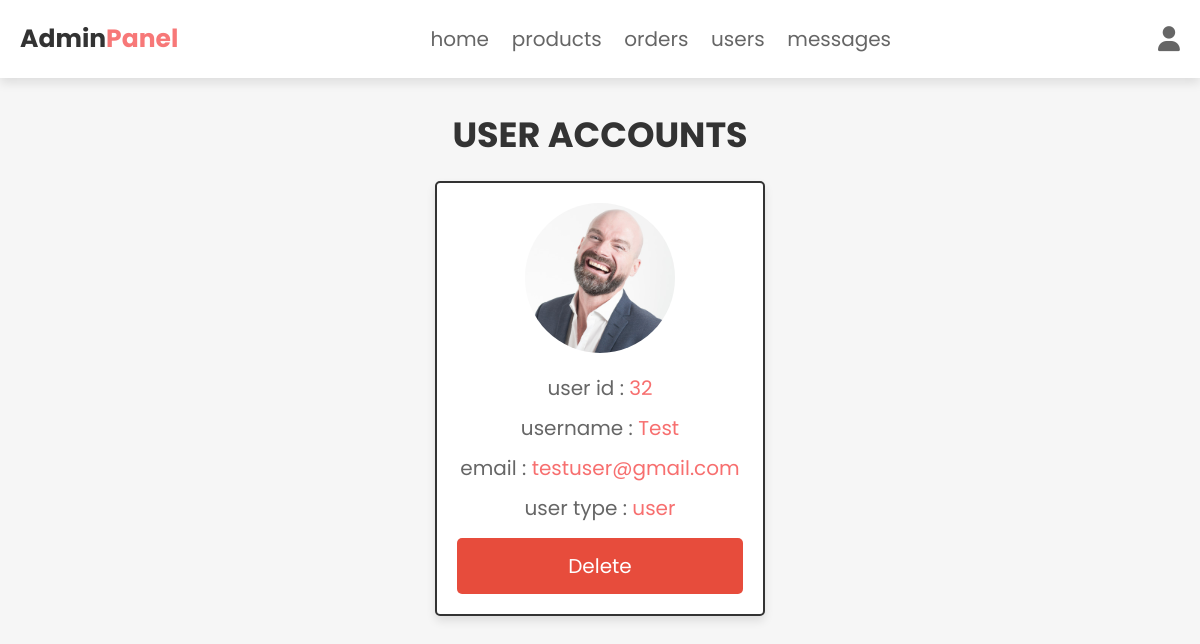
/admin_users.php (signed in), run on the app's committed database.
### tables this page shows
CREATE TABLE `users` (
  `id` int(100) NOT NULL,
  `name` varchar(100) NOT NULL,
  `email` varchar(100) NOT NULL,
  `password` varchar(100) NOT NULL,
  `user_type` varchar(20) NOT NULL DEFAULT 'user',
  `image` varchar(100) NOT NULL
);

### admin_users.php (the view, shortened to what this page needs)
<?php
@include 'config.php';
$admin_id = $_SESSION['admin_id'];
?>
<!DOCTYPE html>
<html lang="en">
<head>
   <link rel="stylesheet" href="https://cdnjs.cloudflare.com/ajax/libs/font-awesome/6.1.1/css/all.min.css">
   <link rel="stylesheet" href="css/admin_style.css">
</head>
<body>
<?php include 'admin_header.php'; ?>
<section class="user-accounts">
   <h1 class="title">user accounts</h1>
   <div class="box-container">
      <?php
         $select_users = $conn->prepare("SELECT * FROM `users`");
         $select_users->execute();
         while($fetch_users = $select_users->fetch(PDO::FETCH_ASSOC)){
      ?>
      <div class="box" style="<?php if($fetch_users['id'] == $admin_id){ echo 'display:none'; }; ?>">
         <img src="uploaded_img/<?= $fetch_users['image']; ?>" alt="">
         <p> user id : <span><?= $fetch_users['id']; ?></span></p>
         <p> username : <span><?= $fetch_users['name']; ?></span></p>
         <p> email : <span><?= $fetch_users['email']; ?></span></p>
         <p> user type : <span style=" color:<?php if($fetch_users['user_type'] == 'admin'){ echo 'orange'; }; ?>"><?= $fetch_users['user_type']; ?></span></p>
         <a href="admin_users.php?delete=<?= $fetch_users['id']; ?>" onclick="return confirm('delete this user?');" class="delete-btn">delete</a>
      </div>
      <?php
      }
      ?>
   </div>
</section>
</body>
</html>

### css/admin_style.css (style rules this page uses)
.user-accounts .box-container { display: grid; grid-template-columns: repeat(auto-fit, 33rem); gap:1.5rem; align-items: flex-start; justify-content:center; }
.user-accounts .box-container .box { border:var(--border); box-shadow: var(--box-shadow); background-color: var(--white); border-radius: .5rem; padding:2rem; text-align: center; }
.user-accounts .box-container .box img { height: 15rem; width: 15rem; border-radius: 50%; object-fit: cover; margin-bottom: 1rem; }
.user-accounts .box-container .box p { line-height: 1.5; padding:.5rem 0; font-size: 2rem; color:var(--light-color); }
.user-accounts .box-container .box p span { color:var(--green); }

### css/components.css (style rules this page uses)
:root { --green:#f76f6f; --orange:#FFBFA9; --red:#e74c3c; --black:#333; --light-color:#666; --white:#fff; --light-bg:#f6f6f6; --border:.2rem solid var(--black); --box-shadow:0 .5rem 1rem rgba(0,0,0,.1); }
* { font-family: 'Poppins', sans-serif; margin:0; padding:0; box-sizing: border-box; outline: none; border:none; text-decoration: none; color:var(--black); }
a { text-decoration: none !important; }
body { background-color: var(--light-bg); }
html { font-size: 62.5%; overflow-x: hidden; scroll-behavior: smooth; scroll-padding-top: 6.5rem; }
section { padding:3rem 2rem; max-width: 1200px; margin:0 auto; }
.btn, .delete-btn, .option-btn { display: block; width: 100%; margin-top: 1rem; border-radius: .5rem; color:var(--white); font-size: 2rem; padding:1.3rem 3rem; text-transform: capitalize; cursor: pointer; text-align: center; }
.delete-btn { background-color: var(--red); }
.title { text-align: center; margin-bottom: 2rem; text-transform: uppercase; color:var(--black); font-size: 3.5rem; }

### data on the page
users: image (picture), id "32", name "Test", email "testuser@gmail.com", user_type "user"
